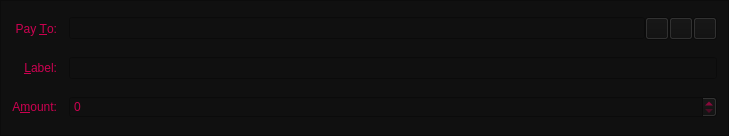
<?xml version="1.0" encoding="UTF-8"?>
<ui version="4.0">
 <class>SendCoinsEntry</class>
 <widget class="QFrame" name="SendCoinsEntry">
  <property name="geometry">
   <rect>
    <x>0</x>
    <y>0</y>
    <width>729</width>
    <height>136</height>
   </rect>
  </property>
  <property name="windowTitle">
   <string>Form</string>
  </property>
  <property name="styleSheet">
   <string notr="true">color: rgb(204, 1, 80);
background-color: rgb(16, 16, 16);</string>
  </property>
  <property name="frameShape">
   <enum>QFrame::StyledPanel</enum>
  </property>
  <property name="frameShadow">
   <enum>QFrame::Sunken</enum>
  </property>
  <layout class="QGridLayout" name="gridLayout">
   <property name="spacing">
    <number>12</number>
   </property>
   <item row="5" column="0">
    <widget class="QLabel" name="label">
     <property name="text">
      <string>A&amp;mount:</string>
     </property>
     <property name="alignment">
      <set>Qt::AlignRight|Qt::AlignTrailing|Qt::AlignVCenter</set>
     </property>
     <property name="buddy">
      <cstring>payAmount</cstring>
     </property>
    </widget>
   </item>
   <item row="3" column="0">
    <widget class="QLabel" name="label_2">
     <property name="text">
      <string>Pay &amp;To:</string>
     </property>
     <property name="alignment">
      <set>Qt::AlignRight|Qt::AlignTrailing|Qt::AlignVCenter</set>
     </property>
     <property name="buddy">
      <cstring>payTo</cstring>
     </property>
    </widget>
   </item>
   <item row="5" column="1">
    <widget class="BitcoinAmountField" name="payAmount"/>
   </item>
   <item row="4" column="0">
    <widget class="QLabel" name="label_4">
     <property name="text">
      <string>&amp;Label:</string>
     </property>
     <property name="alignment">
      <set>Qt::AlignRight|Qt::AlignTrailing|Qt::AlignVCenter</set>
     </property>
     <property name="buddy">
      <cstring>addAsLabel</cstring>
     </property>
    </widget>
   </item>
   <item row="3" column="1">
    <layout class="QHBoxLayout" name="payToLayout">
     <property name="spacing">
      <number>0</number>
     </property>
     <item>
      <widget class="QValidatedLineEdit" name="payTo">
       <property name="toolTip">
        <string>The address to send the payment to (e.g. eH13UjuHSQ2wovNJucwSFg7nw7FNvE15Zt)</string>
       </property>
       <property name="maxLength">
        <number>34</number>
       </property>
      </widget>
     </item>
     <item>
      <widget class="QToolButton" name="addressBookButton">
       <property name="toolTip">
        <string>Choose address from address book</string>
       </property>
       <property name="text">
        <string/>
       </property>
       <property name="icon">
        <iconset resource="../bitcoin.qrc">
         <normaloff>:/icons/address-book</normaloff>:/icons/address-book</iconset>
       </property>
       <property name="shortcut">
        <string>Alt+A</string>
       </property>
      </widget>
     </item>
     <item>
      <widget class="QToolButton" name="pasteButton">
       <property name="toolTip">
        <string>Paste address from clipboard</string>
       </property>
       <property name="text">
        <string/>
       </property>
       <property name="icon">
        <iconset resource="../bitcoin.qrc">
         <normaloff>:/icons/editpaste</normaloff>:/icons/editpaste</iconset>
       </property>
       <property name="shortcut">
        <string>Alt+P</string>
       </property>
      </widget>
     </item>
     <item>
      <widget class="QToolButton" name="deleteButton">
       <property name="toolTip">
        <string>Remove this recipient</string>
       </property>
       <property name="text">
        <string/>
       </property>
       <property name="icon">
        <iconset resource="../bitcoin.qrc">
         <normaloff>:/icons/remove</normaloff>:/icons/remove</iconset>
       </property>
      </widget>
     </item>
    </layout>
   </item>
   <item row="4" column="1">
    <widget class="QValidatedLineEdit" name="addAsLabel">
     <property name="toolTip">
      <string>Enter a label for this address to add it to your address book</string>
     </property>
    </widget>
   </item>
  </layout>
 </widget>
 <customwidgets>
  <customwidget>
   <class>QValidatedLineEdit</class>
   <extends>QLineEdit</extends>
   <header>qvalidatedlineedit.h</header>
  </customwidget>
  <customwidget>
   <class>BitcoinAmountField</class>
   <extends>QSpinBox</extends>
   <header>bitcoinamountfield.h</header>
   <container>1</container>
  </customwidget>
 </customwidgets>
 <resources>
  <include location="../bitcoin.qrc"/>
 </resources>
 <connections/>
</ui>
